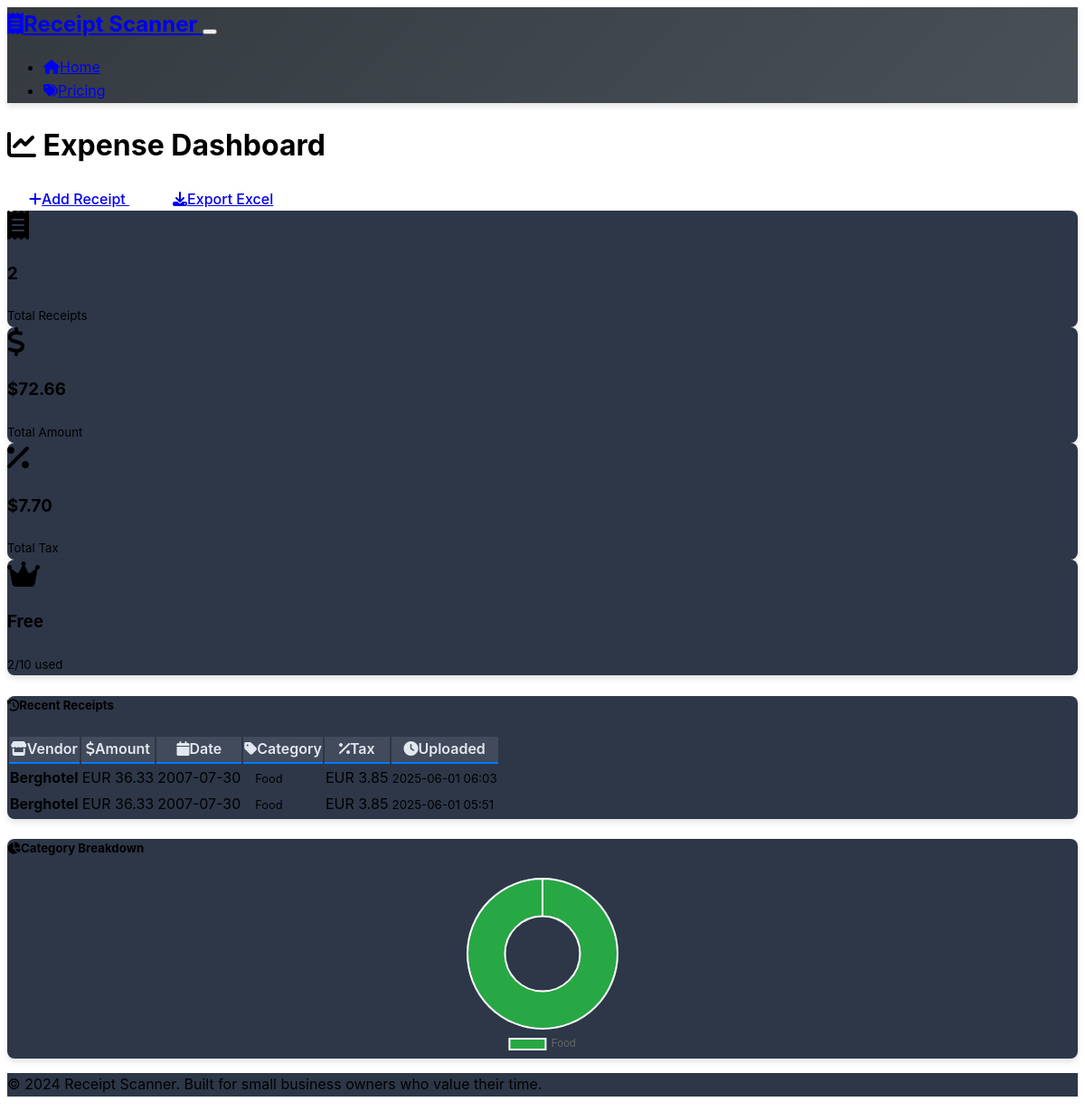
Page /dashboard/1 on the earlier database version.
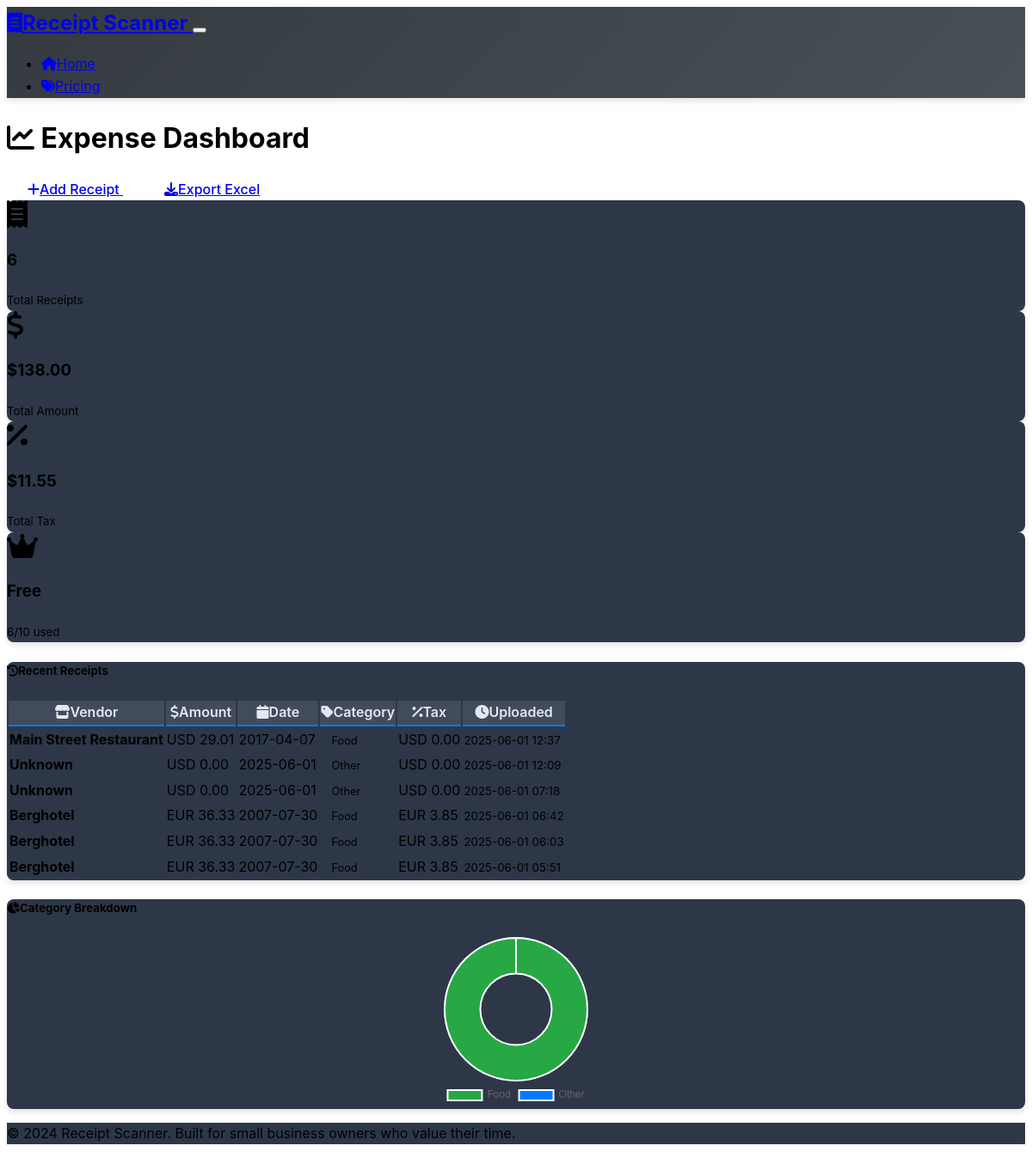
Same page on the later database version.
### models.py (models this page shows, shortened)
class User(db.Model):
    id = db.Column(db.Integer, primary_key=True)
    email = db.Column(db.String(120), unique=True, nullable=False)
    plan = db.Column(db.String(20), default='free')
    receipt_count = db.Column(db.Integer, default=0)
    created_at = db.Column(db.DateTime, default=datetime.utcnow)
    receipts = db.relationship('Receipt', backref='user', lazy=True, cascade='all, delete-orphan')

class Receipt(db.Model):
    id = db.Column(db.Integer, primary_key=True)
    user_id = db.Column(db.Integer, db.ForeignKey('user.id'), nullable=False)
    filename = db.Column(db.String(255), nullable=False)
    vendor = db.Column(db.String(100))
    amount = db.Column(db.Float, default=0.0)
    currency = db.Column(db.String(10), default='USD')
    date = db.Column(db.String(20))
    category = db.Column(db.String(50))
    tax_amount = db.Column(db.Float, default=0.0)
    created_at = db.Column(db.DateTime, default=datetime.utcnow)

### app.py (the view)
@app.route('/dashboard/<int:user_id>')
def dashboard(user_id):
    user = User.query.get_or_404(user_id)
    receipts = Receipt.query.filter_by(user_id=user_id).order_by(Receipt.created_at.desc()).limit(20).all()
    total_amount = db.session.query(db.func.sum(Receipt.amount)).filter_by(user_id=user_id).scalar() or 0
    total_tax = db.session.query(db.func.sum(Receipt.tax_amount)).filter_by(user_id=user_id).scalar() or 0
    return render_template('dashboard.html',
                         user=user,
                         receipts=receipts,
                         total_amount=total_amount,
                         total_tax=total_tax,
                         user_id=user_id)

### templates/dashboard.html (shortened to what this page needs)
{% extends "base.html" %}
{% block content %}
<div class="container py-5">
    <div class="row mb-4">
        <div class="col-md-8">
            <h1 class="display-5">
                <i class="fas fa-chart-line text-primary me-3"></i>
                Expense Dashboard
            </h1>
        </div>
        <div class="col-md-4 text-md-end">
            <a href="{{ url_for('home') }}" class="btn btn-outline-primary me-2">
                <i class="fas fa-plus me-2"></i>Add Receipt
            </a>
            {% if receipts %}
            <a href="{{ url_for('export_data', user_id=user_id) }}" class="btn btn-success">
                <i class="fas fa-download me-2"></i>Export Excel
            </a>
            {% endif %}
        </div>
    </div>
    <div class="row mb-5">
        <div class="col-md-3 mb-3">
            <div class="card bg-primary bg-opacity-10 border-primary">
                <div class="card-body text-center">
                    <i class="fas fa-receipt fa-2x text-primary mb-2"></i>
                    <h3 class="mb-0">{{ receipts|length }}</h3>
                    <small class="text-muted">Total Receipts</small>
                </div>
            </div>
        </div>
        <div class="col-md-3 mb-3">
            <div class="card bg-success bg-opacity-10 border-success">
                <div class="card-body text-center">
                    <i class="fas fa-dollar-sign fa-2x text-success mb-2"></i>
                    <h3 class="mb-0">${{ "%.2f"|format(total_amount) }}</h3>
                    <small class="text-muted">Total Amount</small>
                </div>
            </div>
        </div>
        <div class="col-md-3 mb-3">
            <div class="card bg-warning bg-opacity-10 border-warning">
                <div class="card-body text-center">
                    <i class="fas fa-percentage fa-2x text-warning mb-2"></i>
                    <h3 class="mb-0">${{ "%.2f"|format(total_tax) }}</h3>
                    <small class="text-muted">Total Tax</small>
                </div>
            </div>
        </div>
        <div class="col-md-3 mb-3">
            <div class="card {% if user.plan == 'free' %}bg-danger bg-opacity-10 border-danger{% else %}bg-info bg-opacity-10 border-info{% endif %}">
                <div class="card-body text-center">
                    <i class="fas fa-crown fa-2x {% if user.plan == 'free' %}text-danger{% else %}text-info{% endif %} mb-2"></i>
                    <h3 class="mb-0">{{ user.plan|title }}</h3>
                    <small class="text-muted">
                        {% if user.plan == 'free' %}
                            {{ user.receipt_count }}/10 used
                        {% else %}
                            Unlimited
                        {% endif %}
                    </small>
                </div>
            </div>
        </div>
    </div>
    <div class="card">
        <div class="card-header">
            <h5 class="mb-0">
                <i class="fas fa-history me-2"></i>Recent Receipts
            </h5>
        </div>
        <div class="card-body">
            {% if receipts %}
            <div class="table-responsive">
                <table class="table table-hover">
                    <thead>
                        <tr>
                            <th><i class="fas fa-store me-1"></i>Vendor</th>
                            <th><i class="fas fa-dollar-sign me-1"></i>Amount</th>
                            <th><i class="fas fa-calendar me-1"></i>Date</th>
                            <th><i class="fas fa-tag me-1"></i>Category</th>
                            <th><i class="fas fa-percentage me-1"></i>Tax</th>
                            <th><i class="fas fa-clock me-1"></i>Uploaded</th>
                        </tr>
                    </thead>
                    <tbody>
                        {% for receipt in receipts %}
                        <tr>
                            <td>
                                <strong>{{ receipt.vendor or 'Unknown' }}</strong>
                            </td>
                            <td>
                                <span class="text-success fw-bold">{{ receipt.currency or 'USD' }} {{ "%.2f"|format(receipt.amount) }}</span>
                            </td>
                            <td>{{ receipt.date or 'N/A' }}</td>
                            <td>
                                <span class="badge
                                    {% if receipt.category == 'Food' %}bg-success
                                    {% elif receipt.category == 'Travel' %}bg-primary
                                    {% elif receipt.category == 'Office' %}bg-info
                                    {% elif receipt.category == 'Entertainment' %}bg-warning
                                    {% else %}bg-secondary
                                    {% endif %}">
                                    {{ receipt.category or 'Other' }}
                                </span>
                            </td>
                            <td>{{ receipt.currency or 'USD' }} {{ "%.2f"|format(receipt.tax_amount) }}</td>
                            <td>
                                <small class="text-muted">{{ receipt.created_at.strftime('%Y-%m-%d %H:%M') }}</small>
                            </td>
                        </tr>
                        {% endfor %}
                    </tbody>
                </table>
            </div>
            {% endif %}
        </div>
    </div>
    {% if receipts %}
    <div class="row mt-4">
        <div class="col-12">
            <div class="card">
                <div class="card-header">
                    <h5 class="mb-0">
                        <i class="fas fa-chart-pie me-2"></i>Category Breakdown
                    </h5>
                </div>
                <div class="card-body">
                    <canvas id="categoryChart" width="400" height="200"></canvas>
                </div>
            </div>
        </div>
    </div>
    {% endif %}
</div>
{% endblock %}
{% block scripts %}
{% if receipts %}
<script>
// Prepare category data
const categoryData = {};
{% for receipt in receipts %}
(function() {
    const category = '{{ receipt.category or "Other" }}';
    const amount = {{ receipt.amount or 0 }};
    if (categoryData[category]) {
        categoryData[category] += amount;
    } else {
        categoryData[category] = amount;
    }
})();
{% endfor %}
// Create pie chart
const ctx = document.getElementById('categoryChart').getContext('2d');
new Chart(ctx, {
    type: 'doughnut',
    data: {
        labels: Object.keys(categoryData),
        datasets: [{
            data: Object.values(categoryData),
            backgroundColor: [
                '#28a745', // Food - green
                '#007bff', // Travel - blue
                '#17a2b8', // Office - cyan
                '#ffc107', // Entertainment - yellow
                '#6c757d'  // Other - gray
            ],
            borderWidth: 2
        }]
    },
    options: {
        responsive: true,
        maintainAspectRatio: false,
        plugins: {
            legend: {
                position: 'bottom'
            }
        }
    }
});
</script>
{% endif %}
{% endblock %}

### templates/base.html (shortened to what this page needs)
<!DOCTYPE html>
<html lang="en" data-bs-theme="dark">
<head>
    <link href="https://cdn.replit.com/agent/bootstrap-agent-dark-theme.min.css" rel="stylesheet">
    <link rel="stylesheet" href="https://cdnjs.cloudflare.com/ajax/libs/font-awesome/6.4.0/css/all.min.css">
    <link rel="stylesheet" href="{{ url_for('static', filename='style.css') }}">
</head>
<body>
    <nav class="navbar navbar-expand-lg navbar-dark">
        <div class="container">
            <a class="navbar-brand" href="{{ url_for('home') }}">
                <i class="fas fa-receipt me-2"></i>Receipt Scanner
            </a>
            <button class="navbar-toggler" type="button" data-bs-toggle="collapse" data-bs-target="#navbarNav">
            </button>
            <div class="collapse navbar-collapse" id="navbarNav">
                <ul class="navbar-nav ms-auto">
                    <li class="nav-item">
                        <a class="nav-link" href="{{ url_for('home') }}">
                            <i class="fas fa-home me-1"></i>Home
                        </a>
                    </li>
                    <li class="nav-item">
                        <a class="nav-link" href="{{ url_for('pricing') }}">
                            <i class="fas fa-tags me-1"></i>Pricing
                        </a>
                    </li>
                </ul>
            </div>
        </div>
    </nav>
    <main>
        {% block content %}{% endblock %}
    </main>
    <footer class="mt-5 py-4 border-top">
        <div class="container text-center">
            <p class="text-muted mb-0">
                &copy; 2024 Receipt Scanner. Built for small business owners who value their time.
            </p>
        </div>
    </footer>
    {% block scripts %}{% endblock %}
</body>
</html>

### static/style.css (style rules this page uses)
:root { --primary-color: #007bff; --success-color: #28a745; --warning-color: #ffc107; --danger-color: #dc3545; --info-color: #17a2b8; --dark-color: #343a40; --light-color: #f8f9fa; --border-radius: 8px; --box-shadow: 0 4px 6px rgba(0, 0, 0, 0.1); }
body { font-family: -apple-system, BlinkMacSystemFont, 'Segoe UI', Roboto, 'Helvetica Neue', Arial, sans-serif; line-height: 1.6; }
.navbar { background: linear-gradient(135deg, var(--dark-color), #495057) !important; box-shadow: var(--box-shadow); }
.navbar-brand { font-weight: bold; font-size: 1.5rem; }
.card { border-radius: var(--border-radius); border: none; box-shadow: var(--box-shadow); transition: transform 0.2s ease-in-out, box-shadow 0.2s ease-in-out; }
.btn { border-radius: var(--border-radius); font-weight: 500; padding: 0.75rem 1.5rem; transition: all 0.2s ease-in-out; }
.table { border-radius: var(--border-radius); overflow: hidden; }
.table th { background-color: rgba(0, 123, 255, 0.1); border-bottom: 2px solid var(--primary-color); font-weight: 600; }
.badge { font-size: 0.8rem; padding: 0.5rem 0.75rem; border-radius: 20px; }
[data-bs-theme="dark"] .card { background-color: #2d3748; border-color: #4a5568; }
[data-bs-theme="dark"] .table th { background-color: rgba(255, 255, 255, 0.1); color: #e2e8f0; }
#categoryChart { max-height: 300px; }
footer { background-color: #f8f9fa; margin-top: auto; }
[data-bs-theme="dark"] footer { background-color: #2d3748; }

Differences in the rows shown:
changed User "Free": receipt_count "2" → "6"
added Receipt: vendor "Main Street Restaurant", currency "USD", amount "29.01", date "2017-04-07", category "Food", tax_amount "0.00", created_at "2025-06-01 12:37"
added Receipt: vendor "Unknown", currency "USD", amount "0.00", date "2025-06-01", category "Other", tax_amount "0.00", created_at "2025-06-01 12:09"
added Receipt: vendor "Unknown", currency "USD", amount "0.00", date "2025-06-01", category "Other", tax_amount "0.00", created_at "2025-06-01 07:18"
added Receipt: vendor "Berghotel", currency "EUR", amount "36.33", date "2007-07-30", category "Food", tax_amount "3.85", created_at "2025-06-01 06:42"
Other differences:
{{ receipts|length }}: "2" → "6"
{{ "%.2f"|format(total_amount) }}: "72.66" → "138.00"
{{ "%.2f"|format(total_tax) }}: "7.70" → "11.55"
chart data {{ receipt.category or "Other" }}: Food, Food → Food, Other, Other, Food, Food, Food
chart data {{ receipt.amount or 0 }}: 36.33, 36.33 → 29.01, 0, 0, 36.33, 36.33, 36.33
